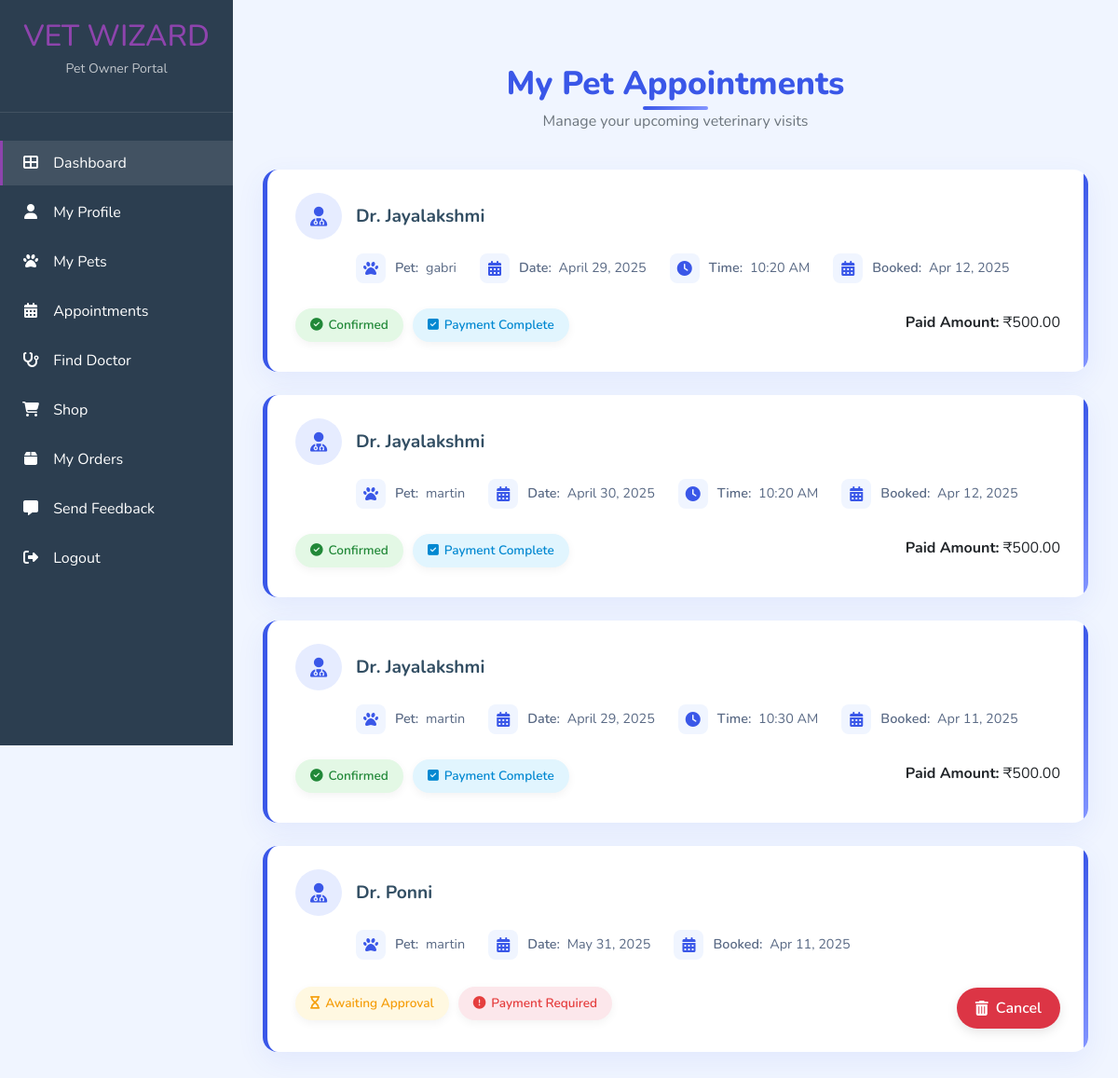
Screenshot of /user/all_appointment (signed in) with the database file from the repository.
### user/models.py (models this page shows, shortened)
class Doctor_Appointment(models.Model):
    doctor = models.ForeignKey(Doctor_Profile, on_delete=models.CASCADE, related_name='appointments')
    patient = models.ForeignKey(settings.AUTH_USER_MODEL, on_delete=models.CASCADE, related_name='appointments')
    pet=models.ForeignKey(Pet,on_delete=models.CASCADE)
    appointment_date = models.DateField()
    appointment_time = models.TimeField(null=True,blank=True)
    reason = models.TextField()
    is_confirmed = models.BooleanField(default=False)
    is_paid = models.BooleanField(default=False)
    created_at = models.DateTimeField(auto_now_add=True)
    razorpay_order_id = models.CharField(max_length=100, blank=True, null=True)
    amount = models.DecimalField(max_digits=10, decimal_places=2, default=0.00,null=True,blank=True)

class Pet(models.Model):
    owner = models.CharField(max_length=100)
    name = models.CharField(max_length=100)
    species = models.CharField(max_length=30)  # Dog, Cat
    breed = models.CharField(max_length=50)
    age = models.PositiveIntegerField()
    pet_picture = models.ImageField(upload_to='pet_images', blank=True, null=True)

### doctor/models.py (models this page shows, shortened)
class Doctor_Profile(models.Model):
    user = models.ForeignKey(settings.AUTH_USER_MODEL, on_delete=models.CASCADE, related_name='doctor')
    full_name = models.CharField(max_length=100)
    email = models.EmailField()
    address = models.TextField()
    phone_number = models.CharField(max_length=10)
    profile_picture = models.ImageField(upload_to='images', blank=True, null=True)
    place = models.CharField(max_length=100)
    qualification = models.CharField(max_length=100)
    years_of_experience = models.PositiveIntegerField()
    is_approved=models.BooleanField(default=False,null=True,blank=True)

### user/views.py (the view)
# urls.py: path('all_appointment', All_Appointment_View.as_view(), name='all_appointment'),
class All_Appointment_View(View):
    def get(self,request):
        appointment=Doctor_Appointment.objects.filter(patient=request.user).order_by('-id')
        return render(request,'all_appointment.html',{'appointment':appointment})

### user/templates/all_appointment.html (shortened to what this page needs)
{% extends 'user.html' %}
{% load static %}
{% block content %}
<div class="container py-5">
    <div class="page-header">
        <h2 class="page-title">My Pet Appointments</h2>
        <p class="text-muted">Manage your upcoming veterinary visits</p>
    </div>
    <div class="appointments-container">
        {% if appointment %}
        {% for a in appointment %}
        <div class="appointment-card">
            <div class="doctor-info">
                <div class="doctor-avatar">
                    <i class="fas fa-user-md"></i>
                </div>
                <h5 class="doctor-name">Dr. {{ a.doctor.full_name }}</h5>
            </div>
            <div class="appointment-details">
                <div class="detail-item">
                    <div class="detail-icon">
                        <i class="fas fa-paw"></i>
                    </div>
                    <div class="detail-text">
                        <span class="detail-label">Pet:</span> {{ a.pet.name }}
                    </div>
                </div>
                <div class="detail-item">
                    <div class="detail-icon">
                        <i class="fas fa-calendar-alt"></i>
                    </div>
                    <div class="detail-text">
                        <span class="detail-label">Date:</span> {{ a.appointment_date }}
                    </div>
                </div>
                {% if a.appointment_time %}
                <div class="detail-item">
                    <div class="detail-icon">
                        <i class="fas fa-clock"></i>
                    </div>
                    <div class="detail-text">
                        <span class="detail-label">Time:</span> {{ a.appointment_time|time:"h:i A" }}
                    </div>
                </div>
                {% endif %}
                <div class="detail-item">
                    <div class="detail-icon">
                        <i class="fas fa-calendar-alt"></i>
                    </div>
                    <div class="detail-text">
                        <span class="detail-label">Booked:</span> {{ a.created_at|date:"M d, Y" }}
                    </div>
                </div>
            </div>
            <div class="status-container">
                <div class="status-pills">
                    <span class="status-pill {{ a.is_confirmed|yesno:'confirmed,pending' }}">
                        <i class="fas fa-{{ a.is_confirmed|yesno:'check-circle,hourglass' }}"></i>
                        {{ a.is_confirmed|yesno:"Confirmed,Awaiting Approval" }}
                    </span>
                    <span class="status-pill {{ a.is_paid|yesno:'paid,not-paid' }}">
                        <i class="fas fa-{{ a.is_paid|yesno:'check-square,exclamation-circle' }}"></i>
                        {{ a.is_paid|yesno:"Payment Complete,Payment Required" }}
                    </span>
                </div>
                <div class="action-buttons">
                    {% if a.is_confirmed and not a.is_paid %}
    <a href="{% url 'create_payment' a.id %}" class="btn btn-pay">
        <i class="fas fa-credit-card"></i> Pay Now
    </a>
{% elif a.is_paid %}
    <p><strong>Paid Amount:</strong> ₹{{ a.amount|default:"500" }}</p>
{% endif %}
                    {% if not a.is_confirmed %}
                    <form method="post" action="{% url 'appointment_delete' a.id %}" style="display: inline;"
                        onsubmit="return confirm('Are you sure you want to cancel this appointment?');">
                        <button type="submit" class="btn btn-danger btn-delete">
                            <i class="fas fa-trash-alt"></i> Cancel
                        </button>
                    </form>
                    {% endif %}
                </div>
            </div>
        </div>
        {% endfor %}
        {% endif %}
    </div>
</div>
{% endblock %}

### user/templates/user.html (style rules this page uses)
:root { --primary: #8e44ad; --secondary: #3498db; --dark: #2c3e50; --light: #ecf0f1; --danger: #e74c3c; --warning: #f39c12; --success: #2ecc71; }
body { background-color: #f5f7fa; font-family: 'Segoe UI', Tahoma, Geneva, Verdana, sans-serif; }

### user/templates/all_appointment.html (style rules this page uses)
body { background: #f0f5ff; font-family: 'Nunito', sans-serif; }
.page-header { text-align: center; margin-bottom: 2.5rem; position: relative; }
.page-title { font-weight: 800; color: #3a57e8; font-size: 2.2rem; margin-bottom: 0.5rem; display: inline-block; position: relative; }
.page-title:after { content: ''; position: absolute; bottom: -8px; left: 50%; transform: translateX(-50%); height: 4px; width: 70px; background: linear-gradient(90deg, #3a57e8, #8395ff); border-radius: 2px; }
.appointments-container { max-width: 900px; margin: 0 auto; }
.appointment-card { background: #ffffff; border-radius: 16px; box-shadow: 0 10px 30px rgba(58, 87, 232, 0.08); padding: 25px 30px; margin-bottom: 25px; transition: all 0.3s ease; border-left: 5px solid #3a57e8; position: relative; overflow: hidden; }
.appointment-card::before { content: ''; position: absolute; top: 0; right: 0; height: 100%; width: 5px; background: linear-gradient(to bottom, #3a57e8, #8395ff); }
.doctor-info { display: flex; align-items: center; margin-bottom: 15px; }
.doctor-avatar { width: 50px; height: 50px; border-radius: 50%; background: #e6ecff; display: flex; align-items: center; justify-content: center; margin-right: 15px; color: #3a57e8; font-size: 1.3rem; }
.doctor-name { font-weight: 700; color: #324e63; margin: 0; font-size: 1.2rem; }
.appointment-details { display: flex; flex-wrap: wrap; margin-left: 65px; }
.detail-item { display: flex; align-items: center; margin-right: 25px; margin-bottom: 15px; color: #5a6a85; }
.detail-icon { background: #f0f5ff; width: 32px; height: 32px; border-radius: 8px; display: flex; align-items: center; justify-content: center; margin-right: 10px; color: #3a57e8; }
.detail-text { font-size: 0.9rem; }
.detail-label { font-weight: 600; margin-right: 4px; }
.status-container { display: flex; align-items: center; justify-content: space-between; flex-wrap: wrap; margin-top: 5px; }
.status-pills { display: flex; gap: 10px; }
.status-pill { display: inline-flex; align-items: center; padding: 8px 16px; border-radius: 50px; font-size: 0.85rem; font-weight: 600; box-shadow: 0 3px 10px rgba(0, 0, 0, 0.05); }
.status-pill i { margin-right: 6px; }
.confirmed { background-color: #e3f8e5; color: #218838; }
.pending { background-color: #fff8e1; color: #f59e0b; }
.paid { background-color: #e1f5fe; color: #0288d1; }
.not-paid { background-color: #fce7eb; color: #e53e3e; }
.action-buttons { display: flex; gap: 10px; margin-top: 10px; }
.btn { padding: 10px 20px; border-radius: 50px; font-weight: 600; transition: all 0.2s ease; display: inline-flex; align-items: center; gap: 8px; box-shadow: 0 4px 12px rgba(0, 0, 0, 0.1); border: none; }

### rows the page displays
Doctor_Appointment: doctor.full_name "Jayalakshmi", pet.name "gabri", appointment_date "April 29, 2025", appointment_time "10:20 AM", created_at "Apr 12, 2025", is_confirmed "Confirmed", is_paid "Payment Complete", amount "500.00"
Doctor_Appointment: doctor.full_name "Jayalakshmi", pet.name "martin", appointment_date "April 30, 2025", appointment_time "10:20 AM", created_at "Apr 12, 2025", is_confirmed "Confirmed", is_paid "Payment Complete", amount "500.00"
Doctor_Appointment: doctor.full_name "Jayalakshmi", pet.name "martin", appointment_date "April 29, 2025", appointment_time "10:30 AM", created_at "Apr 11, 2025", is_confirmed "Confirmed", is_paid "Payment Complete", amount "500.00"
Doctor_Appointment: doctor.full_name "Ponni", pet.name "martin", appointment_date "May 31, 2025", created_at "Apr 11, 2025", is_confirmed "Awaiting Approval", is_paid "Payment Required", shows "Cancel"
